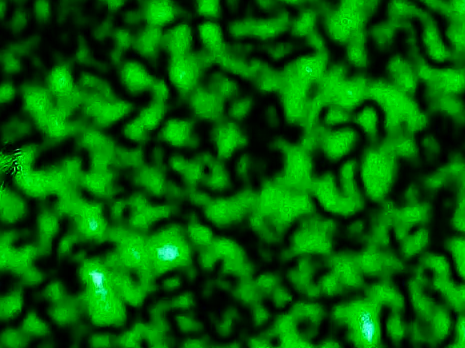
#> input picture projetos/biospeckle/assets/images/biospeckle-green.png, 465 x 348 px, found by its file name; its folder holds only this picture in this run
$ jupyter execute --allow-errors exploratory_data_analysis.ipynb
#> lines starting #> are read from the running program, lines starting #| are printed output that depends on the picture
[cell 1]
from google.colab import drive
drive.mount('/content/gdrive')
path = f"gdrive/MyDrive/Mestrado/IA904/Weeds/"

[cell 2]
import os
import glob
import matplotlib.pyplot as plt
from PIL import Image
from collections import Counter
import numpy as np

[cell 3]
def show_images(folder_path, qtd=10):
#> called with folder_path = 'gdrive/MyDrive/Mestrado/IA904/Weeds/test', qtd = 10
    image_files = os.listdir(os.path.join(folder_path, 'images'))
    plt.figure(figsize=(20, 10))

    for i in range(qtd):
        image_path = os.path.join(folder_path, 'images', image_files[i])
        image = Image.open(image_path)
#> image is the input picture: PIL image 465x348 RGBA; mean R, G, B, A 0.2, 95.8, 0.9, 255
        plt.subplot(1, qtd, i + 1)
        plt.imshow(image)
        plt.axis('off')

    plt.show()

[cell 4]
def count_lines_in_file(file_path):
    with open(file_path, 'r') as file:
        return len(file.readlines())

[cell 5]
def get_label_files_statistics(folder_path):
    labels_dir = os.path.join(folder_path, 'labels')
    line_counts = []

    for label_file in os.listdir(labels_dir):
        if label_file.endswith('.txt'):
            file_path = os.path.join(labels_dir, label_file)
            line_count = count_lines_in_file(file_path)
            line_counts.append(line_count)

    line_count_stats = Counter(line_counts)

    total_files = len(line_counts)
    total_lines = sum(line_counts)
    average_lines_per_file = total_lines / total_files if total_files > 0 else 0
    min_lines_in_file = min(line_counts) if total_files > 0 else 0
    max_lines_in_file = max(line_counts) if total_files > 0 else 0

    for line_count, occurrence in sorted(line_count_stats.items()):
        print(f"  {line_count} lines: {occurrence} files")

    print(f"\n  Total files: {total_files}")
    print(f"  Total lines: {total_lines}")
    print(f"  Average lines per file: {average_lines_per_file:.2f}")
    print(f"  Min lines in a file: {min_lines_in_file}")
    print(f"  Max lines in a file: {max_lines_in_file}")

[cell 6]
def get_image_statistics(folder_path):
#> called with folder_path = 'gdrive/MyDrive/Mestrado/IA904/Weeds/test'
    images_dir = os.path.join(folder_path, 'images')
    widths, heights = [], []
    n_grayscale, n_color, sampled_pixels = 0, 0, []

    for image_file in os.listdir(images_dir):

        image_path = os.path.join(images_dir, image_file)
        image = Image.open(image_path)
        image_array = np.array(image)

        if len(image_array.shape) == 2:
            n_grayscale += 1
            sampled_pixels.extend(image_array.ravel()[::100])
        else:
            n_color += 1
            for channel in range(3):
                sampled_pixels.extend(image_array[:, :, channel].ravel()[::100])
#> after the loop, sampled_pixels = 4857 values, max 255 at index 2825, min 0 at index 0, mean 31.93

        widths.append(image.width)
        heights.append(image.height)

    mean_width, std_width = np.mean(widths), np.std(widths)
#> mean_width = 465; std_width = 0
    mean_height, std_height = np.mean(heights), np.std(heights)
#> mean_height = 348; std_height = 0

    print(f"\nGeneral statistics for {os.path.basename(folder_path)}:")
    print(f"  Mean image width: {mean_width:.2f} - Std: {std_width:.2f}")
#|   Mean image width: 465.00 - Std: 0.00
    print(f"  Mean image height: {mean_height:.2f} - Std: {std_height:.2f}")
#|   Mean image height: 348.00 - Std: 0.00
    print(f"  Number of grayscale images: {n_grayscale}")
    print(f"  Number of color images: {n_color}")

    hist, bins = np.histogram(sampled_pixels, bins=256, range=(0, 255))
#> hist = 256 values, max 3205 at index 0, min 0 at index 221, mean 18.97; bins = 257 values from 0 to 255
    hist = hist / hist.sum() * 100
#> hist = 256 values, max 65.99 at index 0, min 0 at index 221, mean 0.391

    plt.figure(figsize=(10, 4))
    plt.hist(bins[:-1], bins, weights=hist, histtype='step', color='black')
    plt.title(f"Combined Histogram for {os.path.basename(folder_path)}")
    plt.xlabel('Pixel Value')
    plt.ylabel('Frequency (%)')
    plt.show()
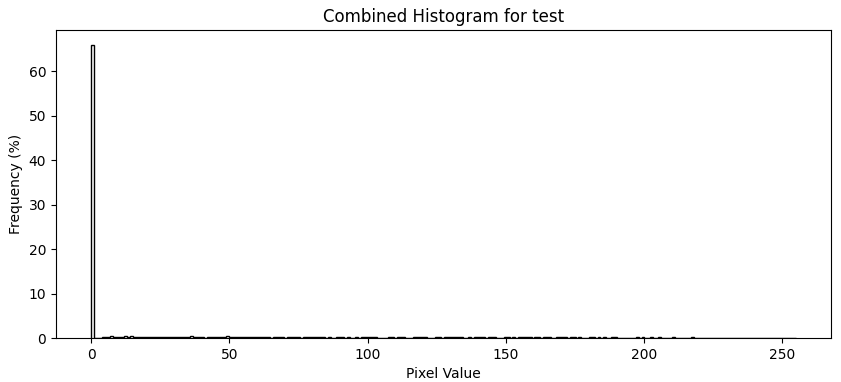
#> figure drawn by matplotlib, 1 panel

[cell 7]
print("Test")
#> (the rest of this cell did not finish here and is left out)

[cell 8]
get_image_statistics(os.path.join(path, 'test'))

[cell 9]
print("Train")
#> (the rest of this cell did not finish here and is left out)

print("\n")
get_label_files_statistics(os.path.join(path, 'train'))

[cell 10]
get_image_statistics(os.path.join(path, 'train'))
#|   Mean image width: 465.00 - Std: 0.00
#|   Mean image height: 348.00 - Std: 0.00

[cell 11]
print("Valid")
#> (the rest of this cell did not finish here and is left out)

print("\n")
get_label_files_statistics(os.path.join(path, 'valid'))

[cell 12]
get_image_statistics(os.path.join(path, 'valid'))
#|   Mean image width: 465.00 - Std: 0.00
#|   Mean image height: 348.00 - Std: 0.00
